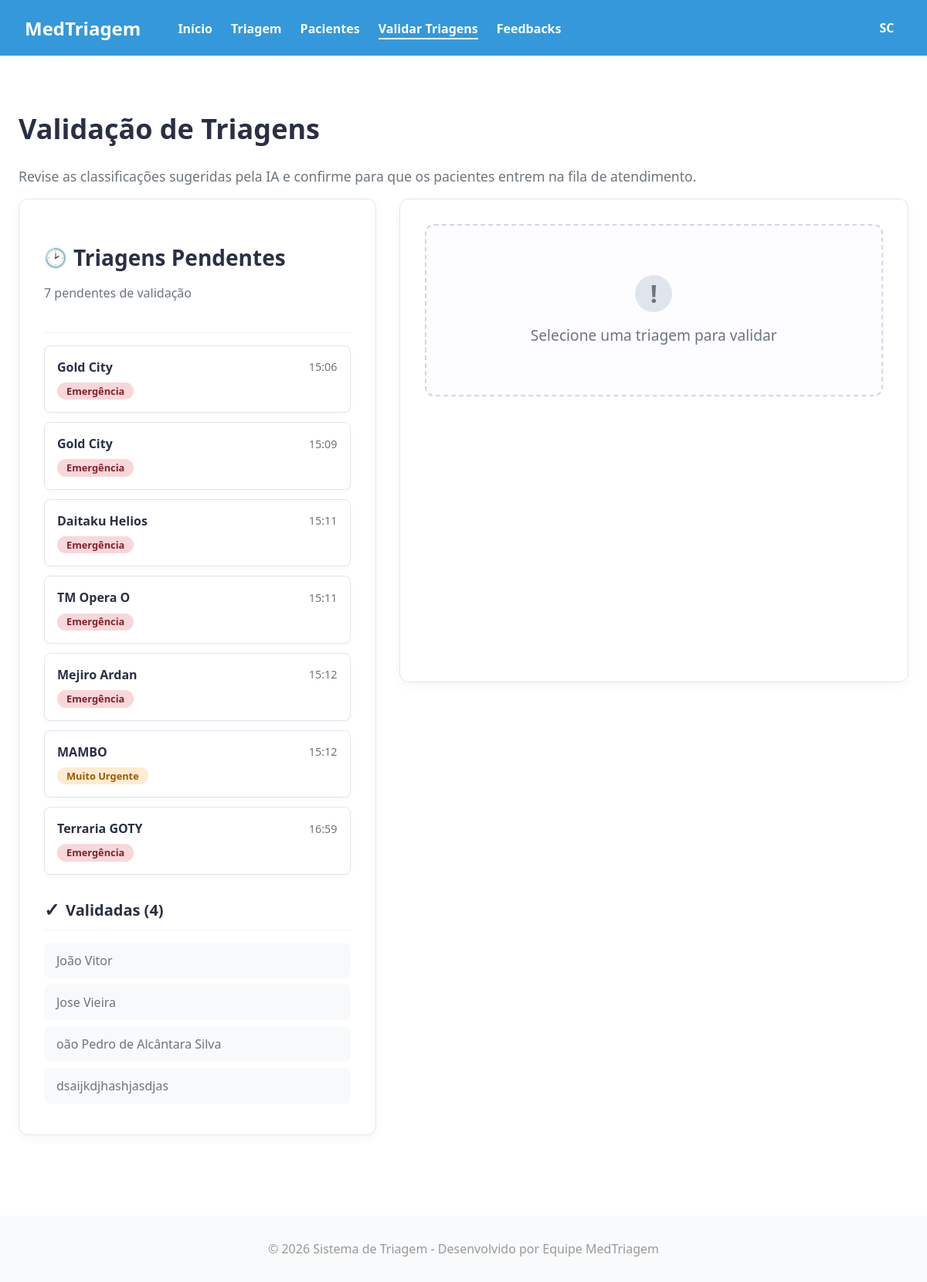
/master/validacao/ (signed in), run on the app's committed database.
### triagem/models.py (models this page shows, shortened)
class Paciente(models.Model):
    unidade_saude = models.ForeignKey(UnidadeSaude, on_delete=models.CASCADE, null=True) # Campo OBRIGATÓRIO
    Sexualidade = [
        ('Masculino', 'Masculino'),
        ('Feminino', 'Feminino'),
    ]
    Convenios = [
        ('SUS', 'SUS'),
        ('Particular', 'Particular'),
        ('Unimed', 'Unimed'),
        ('Bradesco Saude', 'Bradesco Saude'),
        ('Amil', 'Amil'),
        ('SulAmérica', 'SulAmérica'),
        ('Hapvida', 'Hapvida'),
    ]
    Status = [
        ('Pendente', 'Pendente'),
        ('Aguardando', 'Aguardando'),
        ('Em atendimento', 'Em atendimento'),
        ('Concluido', 'Concluido'),
    ]
    Sintomas = [
        ('Dor_Toracica', 'Dor Torácica / Aperto no Peito'),
        ('Falta_de_Ar', 'Falta de Ar / Dificuldade para Respirar'),
        ('Alteracao_Neurologica_Grave', 'Alteração de Consciência / Convulsão / Confusão'),
        ('Sangramento_Ativo', 'Sangramento Ativo / Vômito ou Fezes com Sangue'),
        ('Febre', 'Febre / Calafrios'),
        ('Dor_de_Cabeca', 'Dor de Cabeça'),
        ('Tontura_MalEstar', 'Tontura / Fraqueza / Mal-estar Geral'),
        ('Sintomas_Respiratorios_Leves', 'Tosse / Espirros / Dor de Garganta'),
        ('Dor_Abdominal', 'Dor Abdominal / Cólica'),
        ('Sintomas_Gastrointestinais', 'Náusea / Vômito / Diarreia'),
        ('Lesao_Trauma', 'Lesão / Trauma / Queda Recente'),
        ('Dor_Locomotora', 'Dor Muscular / Articular / Lombar'),
        ('Reacao_Alergica_Pele', 'Reação Alérgica / Erupção na Pele / Inchaço'),
        ('Queixa_Urinaria', 'Queixa Urinária (Dor ao urinar / Sangue na urina)'),
        ('Outro', 'Outro'),
    ]
    Risco = [
        ('Vermelho', 'Emergência'),
        ('Laranja', 'Muito Urgente'),
        ('Amarelo', 'Urgente'),
        ('Verde', 'Pouco Urgente'),
        ('Azul', 'Não Urgente'),
    ]
    Profissionais = [
        ('Clinica Medica', 'Clinica Medica'),
        ('Ortopedia', 'Ortopedia'),
        ('Pediatria', 'Pediatria'),
        ('Cardiologia', 'Cardiologia'),
        ('Neurologia', 'Neurologia'),
    ]
    nome = models.CharField(max_length=100)
    data_nascimento = models.DateField(verbose_name="Data de Nascimento", null=True, blank=True)
    sexo = models.CharField(choices=Sexualidade, max_length=50)
    cpf = models.CharField(unique=True, max_length=14)
    convenio = models.CharField(choices=Convenios, max_length=50)
    telefone = models.CharField(max_length=20, blank=True, null=True)
    cep = models.CharField(max_length=9, blank=True, null=True)
    endereco = models.CharField(max_length=255, blank=True, null=True)
    numero = models.CharField(max_length=10, blank=True, null=True)
    bairro = models.CharField(max_length=100, blank=True, null=True)
    cidade = models.CharField(max_length=100, blank=True, null=True)
    uf = models.CharField(max_length=2, blank=True, null=True)
    nome_responsavel = models.CharField(max_length=100, blank=True, null=True, verbose_name="Nome do Responsável")
    cpf_responsavel = models.CharField(max_length=14, blank=True, null=True, verbose_name="CPF do Responsável")
    temperatura = models.FloatField(max_length=3)
    pressao_sistolica = models.CharField(max_length=3) # Valor maior
    pressao_diastolica = models.CharField(max_length=3) # Valor menor
    pulso = models.CharField(max_length=3)
    frequenciaRespiratoria = models.CharField(max_length=3)
    saturacao = models.CharField(max_length=3)
    glicemia = models.CharField(max_length=3)
    dor = models.IntegerField(validators=[MinValueValidator(0), MaxValueValidator(10)])
    queixa = models.CharField(max_length=1000)
    inicio_sintomas = models.DateField()
    sintomas_associados = models.CharField(choices=Sintomas, max_length=50)
    observacoes = models.CharField(blank=True, null=True, max_length=1000)
    classificacao = models.CharField(choices=Risco, max_length=50,blank=True, null=True)
    justificativa = models.CharField(max_length=255, blank=True, null=True)
    encaminhamento = models.CharField(choices=Profissionais, max_length=50,blank=True, null=True)
    status = models.CharField(max_length=30, choices=Status, default='Pendente',blank=True, null=True)
    hora_chegada = models.DateTimeField(default=timezone.now, blank=True)
    hora_inicio_atendimento = models.DateTimeField(null=True, blank=True)
    hora_fim_atendimento = models.DateTimeField(null=True, blank=True)
    atendente = models.ForeignKey(settings.AUTH_USER_MODEL, on_delete=models.PROTECT, related_name='pacientes_criados')
    medico_responsavel = models.ForeignKey(settings.AUTH_USER_MODEL, on_delete=models.SET_NULL, related_name='pacientes_atendidos', null=True, blank=True)

### triagem/decorators.py (the view)
    def _wrapped_view(request, *args, **kwargs):
        if request.user.is_superuser:
            return view_func(request, *args, **kwargs)
        if request.user.is_authenticated and request.user.tipo_usuario == 'ENFERMEIRO':
            return view_func(request, *args, **kwargs)
        raise PermissionDenied

### triagem/views.py (called while the page is built)
@login_required
@enfermeiro_required
def validacao_triagem_view(request):
    unidade_atual = request.user.unidade_saude
    pacientes_pendentes = Paciente.objects.filter(status='Pendente', unidade_saude=unidade_atual).order_by('hora_chegada')
    validados_query = Paciente.objects.filter(
        status='Aguardando',  # O status que você define ao validar
        unidade_saude=unidade_atual
    )
    total_validados = validados_query.count()
    pacientes_validados_lista = validados_query.order_by('-hora_chegada')[:10]
    form = ValidacaoTriagemForm()
    context = {
        'pacientes_pendentes': pacientes_pendentes,
        'pacientes_validados_lista': pacientes_validados_lista,
        'total_validados': total_validados,
        'form': form,  # <--- ADICIONE ESTA LINHA
        'pagina_ativa': 'validacao'
    }
    return render(request, 'site/validacao_triagem.html', context)

### triagem/templates/site/validacao_triagem.html (shortened to what this page needs)
{% extends "site/headerBase.html" %}
{% load static %}
{% block styles %}
    <link rel="stylesheet" href="{% static 'front/css/validacao_triagem.css' %}?v=2">
{% endblock %}
{% block content %}
<div class="container validacao-page">
    <div class="page-header">
        <h2>Validação de Triagens</h2>
        <p>Revise as classificações sugeridas pela IA e confirme para que os pacientes entrem na fila de atendimento.</p>
    </div>
    <div class="row">
        <div class="col-md-5"> <div class="list-container-card">
                <div class="list-section">
                    <div class="list-section-header">
                        <h2><span class="icon-wrapper">🕑</span> Triagens Pendentes</h2>
                        <p class="card-header-subtitle">{{ pacientes_pendentes.count }} pendentes de validação</p>
                    </div>
                    <div class="patient-list" id="lista-triagens" data-url-template="{% url 'hosp:confirmar_triagem' pk=9999 %}">
                        {% for paciente in pacientes_pendentes %}
                        <div class="patient-card item-triagem"
                            data-triagem-pk="{{ paciente.pk }}"
                            data-nome="{{ paciente.nome }}"
                            data-hora="{{ paciente.hora_chegada|date:'H:i' }}"
                            data-sugestao="{{ paciente.get_classificacao_display|slugify }}">
                            <div class="patient-info">
                                <span class="patient-name">{{ paciente.nome }}</span>
                                <span class="patient-time">{{ paciente.hora_chegada|date:'H:i' }}</span>
                            </div>
                            <div class="patient-badge">
                                <span class="classificacao-badge {{ paciente.get_classificacao_display|slugify }}">
                                    {{ paciente.get_classificacao_display }}
                                </span>
                            </div>
                        </div>
                        {% empty %}
                        <p class="empty-list">Nenhuma triagem pendente.</p>
                        {% endfor %}
                    </div>
                </div>
                <div class="list-section">
                    <div class="list-section-header">
                        <h4><span class="icon-wrapper">✓</span> Validadas ({{ total_validados }})</h4>
                    </div>
                    <div class="patient-list-validated">
                        {% for paciente in pacientes_validados_lista %}
                        <div class="validated-item">
                            <p>{{ paciente.nome }}</p>
                            </div>
                        {% empty %}
                        <p class="empty-list" style="padding: 0 1rem;">Nenhum paciente validado ainda.</p>
                        {% endfor %}
                    </div>
                </div>
            </div>
        </div>
        <div class="col-md-7">
            <div class="detail-card">
                <div class="detail-placeholder" id="placeholder-detalhe">
                    <div class="placeholder-content">
                        <span class="placeholder-icon">!</span>
                        <h5>Selecione uma triagem para validar</h5>
                    </div>
                </div>
            </div>
        </div>
    </div>
</div>
{% endblock %}

### triagem/static/front/css/base.css (style rules this page uses)
body { margin: 0; font-family: 'Segoe UI', Tahoma, Geneva, Verdana, sans-serif; background-color: #ffffff; color: #333; }

### triagem/static/front/css/validacao_triagem.css (style rules this page uses)
.container { width: 100%; padding-right: 1.5rem; padding-left: 1.5rem; margin-right: auto; margin-left: auto; box-sizing: border-box; }
.validacao-page { min-height: 100vh; padding-top: 2.5rem; padding-bottom: 2.5rem; }
.page-header h2 { font-size: 2.25rem; font-weight: 700; color: #2a2f45; }
.page-header p { font-size: 1.1rem; color: #6c757d; margin-top: -5px; }
#form-detalhe h2, .list-section-header h2 { font-size: 1.75rem; font-weight: 600; color: #2a2f45; margin-bottom: 0.25rem; display: flex; align-items: center; }
.card-header-subtitle { font-size: 1rem; color: #6c757d; margin-bottom: 2rem; display: block; }
.row { display: flex; flex-wrap: wrap; margin-right: -15px; margin-left: -15px; }
.col-md-5, .col-md-7 { position: relative; width: 100%; padding-right: 15px; padding-left: 15px; box-sizing: border-box; }
@media (min-width: 768px) { .col-md-5 { flex: 0 0 41.666667%; max-width: 41.666667%; } }
@media (min-width: 768px) { .col-md-7 { flex: 0 0 58.333333%; max-width: 58.333333%; } }
.list-container-card { background-color: #ffffff; border: 1px solid #e0e5ed; border-radius: 12px; padding: 2rem; box-shadow: 0 4px 12px rgba(0, 0, 0, 0.04); }
.list-section { margin-bottom: 2rem; }
.list-section:last-child { margin-bottom: 0; }
.list-section-header { margin-bottom: 1rem; border-bottom: 1px solid #f1f1f1; padding-bottom: 0.5rem; }
.list-section-header h4 { font-size: 1.25rem; font-weight: 600; color: #2a2f45; margin-bottom: 0.25rem; display: flex; align-items: center; }
.icon-wrapper { margin-right: 0.5rem; font-size: 1.5rem; line-height: 1; }
.patient-card { background-color: #ffffff; border: 1px solid #e0e5ed; border-radius: 8px; padding: 1rem; margin-bottom: 0.75rem; box-shadow: 0 2px 4px rgba(0, 0, 0, 0.03); cursor: pointer; transition: all 0.2s ease-in-out; }
.patient-info { display: flex; justify-content: space-between; align-items: center; margin-bottom: 0.5rem; }
.patient-name { font-weight: 600; color: #2a2f45; }
.patient-time { font-size: 0.9rem; color: #6c757d; }
.validated-item { background-color: #f8f9fa; border-radius: 8px; padding: 0.75rem 1rem; margin-bottom: 0.5rem; }
.validated-item p { margin: 0; color: #6c757d; }
.classificacao-badge { display: inline-block; padding: 0.3rem 0.75rem; font-size: .8rem; font-weight: 700; line-height: 1; text-align: center; white-space: nowrap; vertical-align: baseline; border-radius: 50rem; }
.classificacao-badge.emergencia { background-color: #f8d7da; color: #842029; }
.classificacao-badge.muito-urgente { background-color: #ffebd0; color: #995c00; }
.detail-card { background-color: #ffffff; border: 1px solid #e0e5ed; border-radius: 12px; padding: 2rem; box-shadow: 0 4px 12px rgba(0, 0, 0, 0.04); min-height: 70vh; }
.detail-placeholder { display: flex; align-items: center; justify-content: center; border: 2px dashed #d0d8e6; border-radius: 12px; background-color: #fdfdff; padding: 4rem 2rem; }
.placeholder-content { text-align: center; color: #6c757d; }
.placeholder-icon { display: inline-block; width: 3rem; height: 3rem; border-radius: 50%; background-color: #e0e5ed; color: #6c757d; font-size: 2rem; font-weight: 600; line-height: 3rem; margin-bottom: 1rem; }
.placeholder-content h5 { font-size: 1.2rem; font-weight: 500; margin: 0; }

### data on the page
Paciente: nome "Gold City", hora_chegada "15:06", classificacao "Emergência"
Paciente: nome "Gold City", hora_chegada "15:09", classificacao "Emergência"
Paciente: nome "Daitaku Helios", hora_chegada "15:11", classificacao "Emergência"
Paciente: nome "TM Opera O", hora_chegada "15:11", classificacao "Emergência"
Paciente: nome "Mejiro Ardan", hora_chegada "15:12", classificacao "Emergência"
Paciente: nome "MAMBO", hora_chegada "15:12", classificacao "Muito Urgente"
Paciente: nome "Terraria GOTY", hora_chegada "16:59", classificacao "Emergência"
Paciente: nome "João Vitor"
Paciente: nome "Jose Vieira"
Paciente: nome "oão Pedro de Alcântara Silva"
Paciente: nome "dsaijkdjhashjasdjas"

### other printed values
{{ pacientes_pendentes.count }} "7"
{{ total_validados }} "4"
